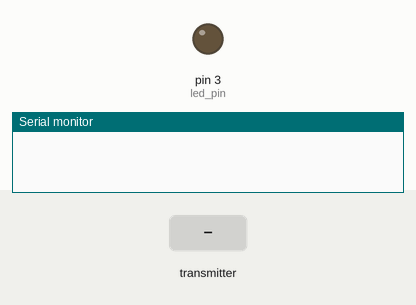
Simulated run of this sketch. Board: Arduino Mega 2560, built with avr-gcc and run on an emulated ATmega2560. Shown: output pins drawn as LEDs (lit = HIGH), the last lines printed to the serial monitor. The test bench sets the inputs (shaded band). No radio packets arrive unless stated.

Above: at 1.2 s.
1.3 s: the transmitter starts sending button_state = 1
At 2.0 s:
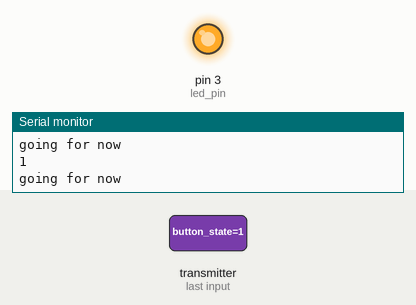
2.8 s: the transmitter starts sending button_state = 0
At 4.2 s:
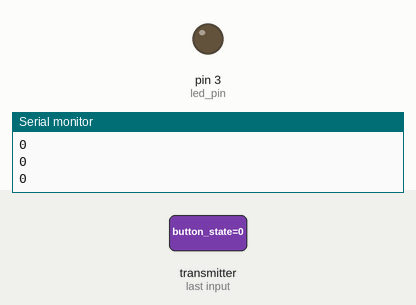
Timing chart, 0 to 5.8 s (numbered marks = the images above; inputs shaded):
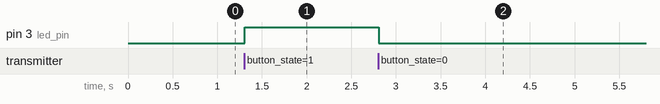

Measured:
- after the input at 1.3 s, pin 3 (led_pin): LOW → HIGH at once
- after the input at 2.8 s, pin 3 (led_pin): HIGH → LOW at once

The sketch:

receiver.ino
```cpp
#include <SPI.h>
#include <nRF24L01.h>
#include <RF24.h>
RF24 radio(9, 53); // CE, CSN
const byte address[6] = "00001";
boolean button_state = 0;
int led_pin = 3;
void setup() {
pinMode(3, OUTPUT);
Serial.begin(9600);
radio.begin();
radio.openReadingPipe(0, address);   //Setting the address at which we will receive the data
radio.setPALevel(RF24_PA_MIN);       //You can set this as minimum or maximum depending on the distance between the transmitter and receiver.
radio.startListening();              //This sets the module as receiver
}
void loop()
{
if (radio.available())              //Looking for the data.
{
char text[32] = "";                 //Saving the incoming data
//radio.read(&text, sizeof(text));    //Reading the data
radio.read(&button_state, sizeof(button_state));    //Reading the data
//Serial.println(text);
Serial.println(button_state);
if(button_state == HIGH)
{
digitalWrite(led_pin,HIGH);
Serial.println(text);
Serial.println("going for now");
}
else
{
digitalWrite(led_pin,LOW);
//Serial.println(text);
}
}
delay(10);
}
```
